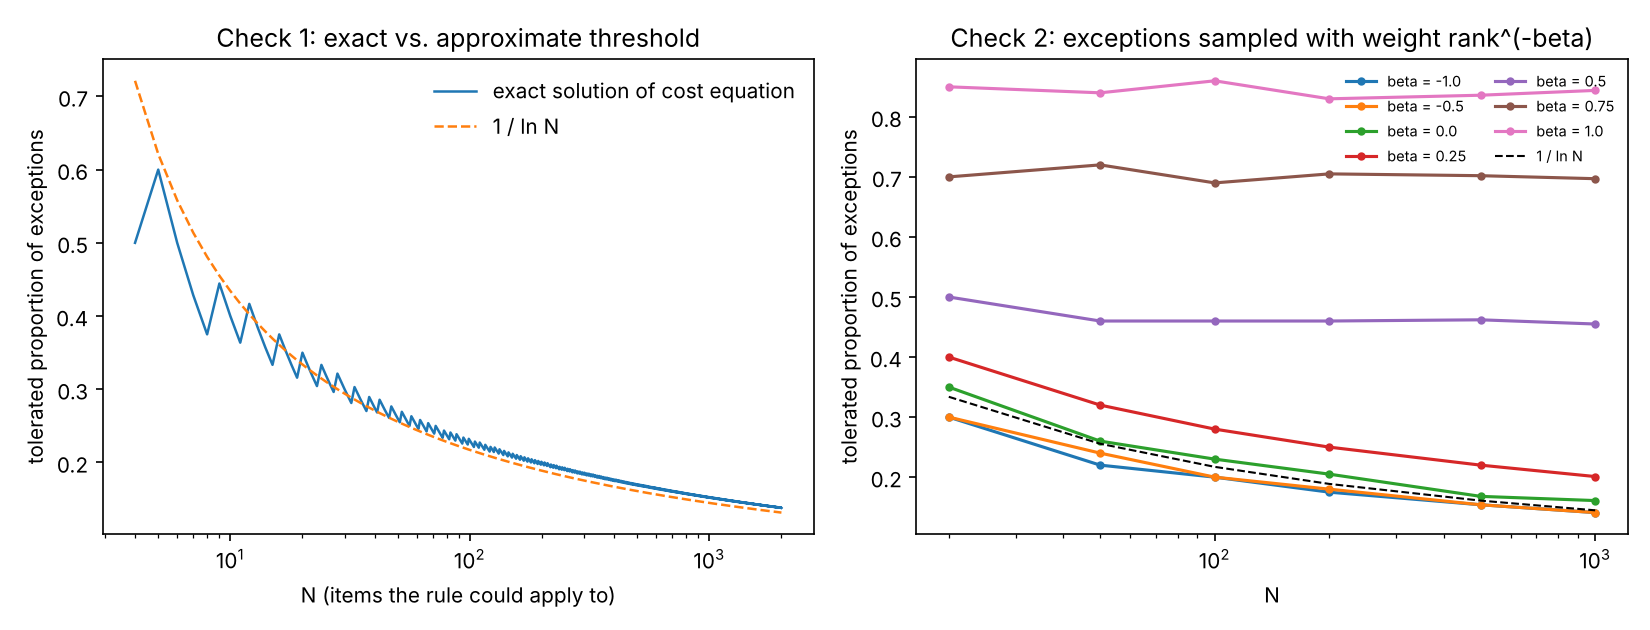

The Python source for this figure:
"""Numerical checks on Yang's derivation of the Tolerance Principle.

Check 1: solve the cost equation exactly and compare with N / ln N.
Check 2: drop the assumption that exceptions are frequency-neutral.

Cost model (Yang 2016): items are Zipfian, p_i = 1 / (i * H_N).
  Listing:  every item costs its frequency rank.          T_list = N / H_N
  Rule:     an exception costs its rank among exceptions;
            a regular costs e (it waits for all exceptions).
"""

import numpy as np
import matplotlib

matplotlib.use("Agg")
import matplotlib.pyplot as plt

rng = np.random.default_rng(0)


def harmonic(n):
    return np.sum(1.0 / np.arange(1, n + 1))


def t_list(N):
    return N / harmonic(N)


def t_rule_yang(N, e):
    """Yang's closed form: exceptions carry token mass e/N and are
    themselves Zipfian over e items."""
    return (e / N) * (e / harmonic(e)) + (1 - e / N) * e


def t_rule_set(p, exc):
    """Cost for an explicit exception set (indices into rank-ordered p)."""
    exc = np.sort(exc)
    e = len(exc)
    return np.sum(p[exc] * np.arange(1, e + 1)) + (1 - p[exc].sum()) * e


def exact_threshold_yang(N):
    """Largest integer e (below N) for which the rule is no slower than listing."""
    target = t_list(N)
    best = 0
    for e in range(1, N):
        if t_rule_yang(N, e) <= target:
            best = e
        else:
            break
    return best


def threshold_biased(N, beta, n_samp=200, e_grid=None):
    """Largest e for which the mean rule cost beats listing, when exceptions
    are drawn without replacement with weight rank^(-beta).
    beta = 0: frequency-neutral.  beta > 0: exceptions tend to be frequent.
    beta < 0: exceptions tend to be rare."""
    p = 1.0 / np.arange(1, N + 1)
    p /= p.sum()
    target = t_list(N)
    if e_grid is None:
        e_grid = np.arange(1, N)
    logw = -beta * np.log(np.arange(1, N + 1))
    cost = np.zeros(len(e_grid))
    for _ in range(n_samp):
        # Gumbel trick: one weighted ordering gives nested exception sets
        order = np.argsort(-(logw + rng.gumbel(size=N)))
        for k, e in enumerate(e_grid):
            cost[k] += t_rule_set(p, order[:e])
    cost /= n_samp
    worse = np.nonzero(cost > target)[0]
    if len(worse) == 0:
        return e_grid[-1]  # rule never loses
    return e_grid[worse[0]] - 1 if worse[0] > 0 else 0


if __name__ == "__main__":
    # ---- Check 1 ----
    print("Check 1: exact threshold vs N/ln N")
    print(f"{'N':>6} {'N/lnN':>8} {'floor':>6} {'exact':>6} {'N/H_N':>8}")
    Ns = [5, 6, 7, 8, 9, 10, 12, 15, 20, 30, 50, 100, 200, 500, 1000, 5000]
    for N in Ns:
        approx = N / np.log(N)
        print(f"{N:>6} {approx:>8.2f} {int(approx):>6} "
              f"{exact_threshold_yang(N):>6} {t_list(N):>8.2f}")

    allN = np.arange(4, 2001)
    exact = np.array([exact_threshold_yang(N) for N in allN])
    approx = np.floor(allN / np.log(allN)).astype(int)
    diff = exact - approx
    print(f"\nN in 4..2000: exact == floor(N/lnN) for {np.mean(diff == 0):.1%}; "
          f"difference ranges {diff.min()} to {diff.max()}")
    small = allN <= 100
    print(f"N in 4..100:  exact == floor(N/lnN) for {np.mean(diff[small] == 0):.1%}; "
          f"difference ranges {diff[small].min()} to {diff[small].max()}")

    # ---- Check 2 ----
    print("\nCheck 2: threshold when exceptions are frequency-biased")
    betas = [-1.0, -0.5, 0.0, 0.25, 0.5, 0.75, 1.0]
    Ns2 = [20, 50, 100, 200, 500, 1000]
    table = {}
    print(f"{'N':>6} {'N/lnN':>7} | " + " ".join(f"b={b:>5}" for b in betas))
    for N in Ns2:
        grid = np.unique(np.round(np.linspace(1, N - 1, min(N - 1, 150))).astype(int))
        row = [threshold_biased(N, b, n_samp=200 if N <= 200 else 60, e_grid=grid)
               for b in betas]
        table[N] = row
        print(f"{N:>6} {N/np.log(N):>7.1f} | " + " ".join(f"{r:>7}" for r in row))

    # ---- Figure ----
    fig, ax = plt.subplots(1, 2, figsize=(11, 4.2))
    ax[0].plot(allN, exact / allN, lw=1.2, label="exact solution of cost equation")
    ax[0].plot(allN, 1 / np.log(allN), lw=1.2, ls="--", label="1 / ln N")
    ax[0].set_xscale("log")
    ax[0].set_xlabel("N (items the rule could apply to)")
    ax[0].set_ylabel("tolerated proportion of exceptions")
    ax[0].set_title("Check 1: exact vs. approximate threshold")
    ax[0].legend(frameon=False)

    for j, b in enumerate(betas):
        ax[1].plot(Ns2, [table[N][j] / N for N in Ns2], marker="o", ms=3,
                   label=f"beta = {b}")
    ax[1].plot(Ns2, [1 / np.log(N) for N in Ns2], "k--", lw=1, label="1 / ln N")
    ax[1].set_xscale("log")
    ax[1].set_xlabel("N")
    ax[1].set_ylabel("tolerated proportion of exceptions")
    ax[1].set_title("Check 2: exceptions sampled with weight rank^(-beta)")
    ax[1].legend(frameon=False, fontsize=7, ncol=2)
    fig.tight_layout()
    fig.savefig("sims/tp_checks.png", dpi=150)
    print("\nwrote sims/tp_checks.png")
